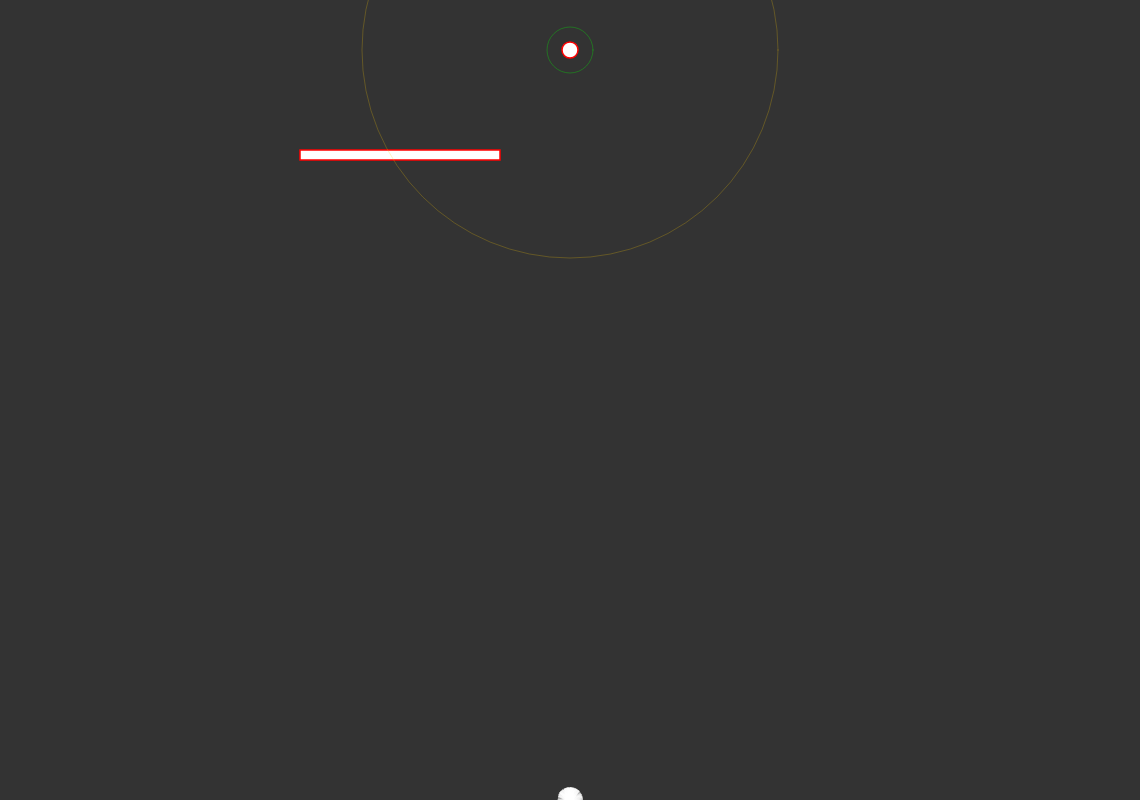
Frame 1 (no input)
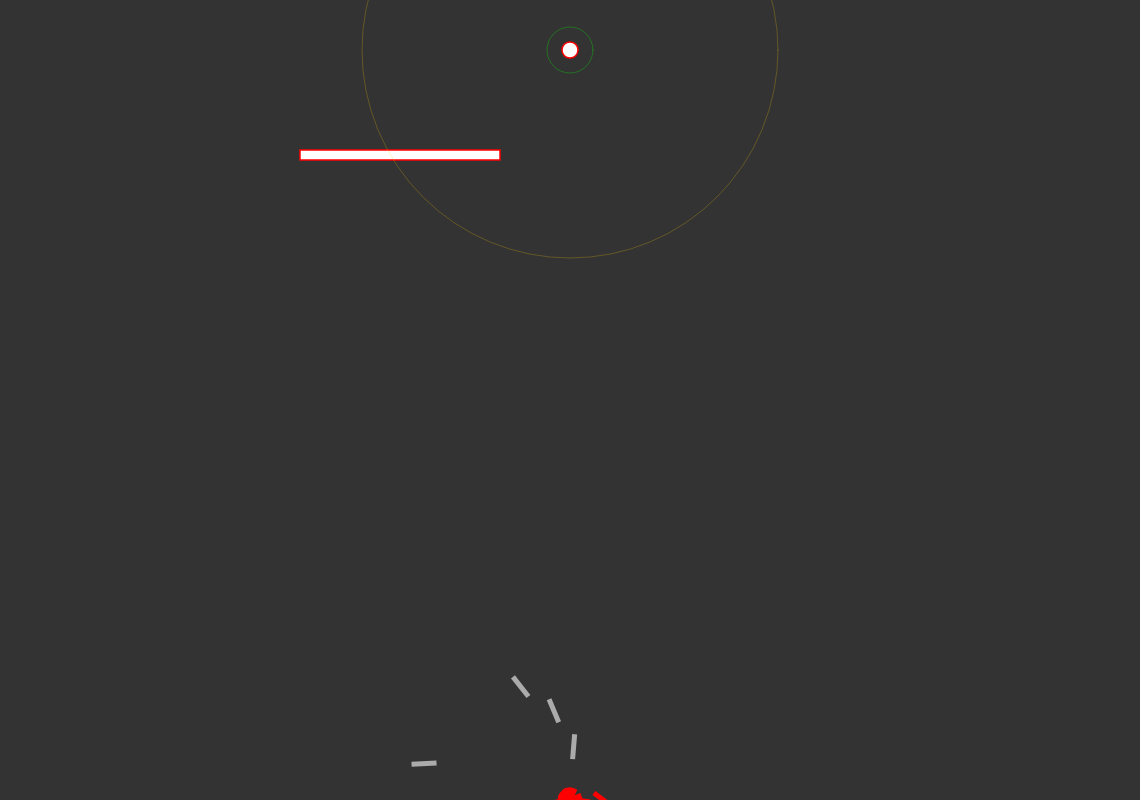
Frame 60 (no input)
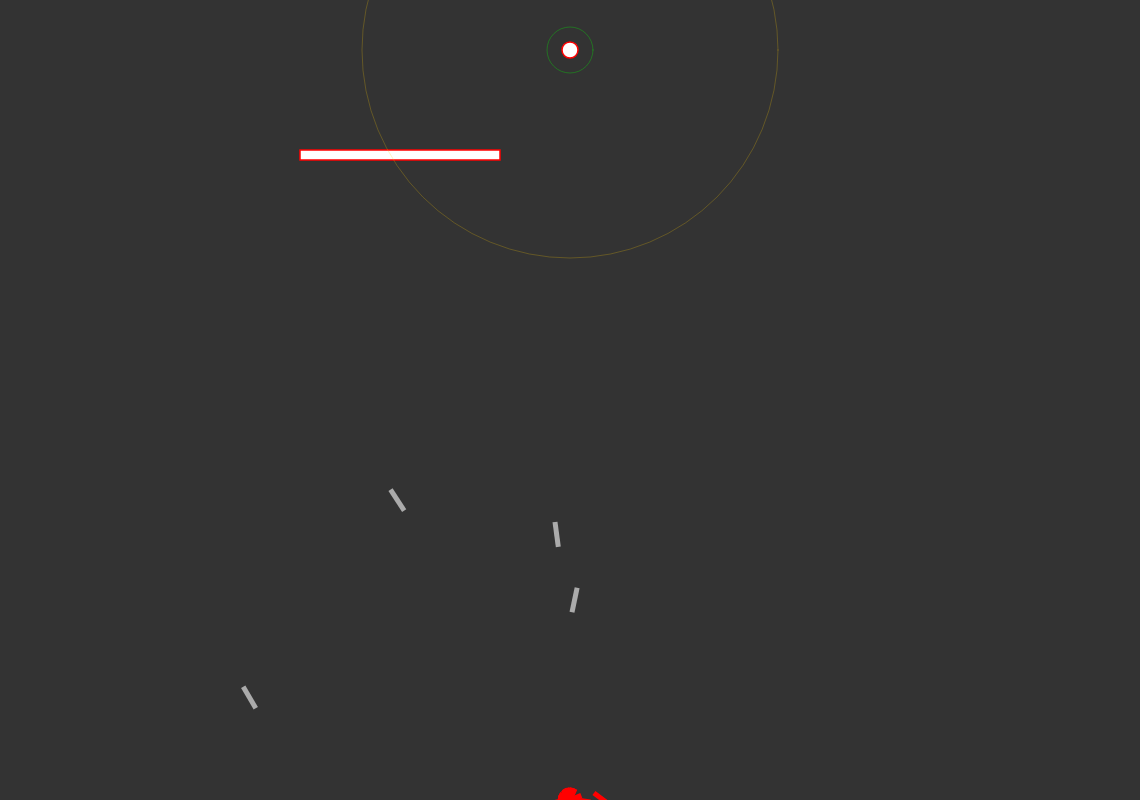
Frame 120 (the mouse pressed at the canvas centre since frame 60)

The p5.js sketch that drew these frames (run headless with seeded random() and noise() and a simulated clock; from frame 60 on, the mouse is pressed at the canvas centre):

// p5.js sketch
// ── sketch.js
// Daniel Shiffman
// http://codingtra.in
// http://patreon.com/codingtrain
// Code for: https://youtu.be/bGz7mv2vD6g
var generation;
var population;
// Each rocket is alive till 400 frames
var lifespan = 300;
// Made to display count on screen
var lifeP;
// Keeps track of frames
var count = 0;
// Where rockets are trying to go
var target;
// Max force applied to rocket
var maxforce = 0.3;


// Dimensions of barrier
var rx = 300;
var ry = 150;
var rw = 200;
var rh = 10;

function setup() {
  createCanvas(windowWidth*0.95,windowHeight*0.8);
  population = new Population();
  // lifeP = createP('');
  generation=1;
  target = createVector(width / 2, 50);

}

function draw() {
  background(51);
  population.run();
  // Displays count to window
  // lifeP.html(count);
  // console.log(count);
  count++;
  if (count == lifespan) {
  	generation++;
	console.log(generation);
    population.evaluate();
    population.selection();
    // Population = new Population();
    count = 0;
  }
  // Renders barrier for rockets
  fill(255);
  strokeWeight(1.5);
  stroke('red');
  rect(rx, ry, rw, rh);
  // Renders target
  ellipse(target.x, target.y, 16, 16);

  //range circles
  noFill();
  strokeWeight(1);
  stroke('rgba(0,255,0,0.3)');
  ellipse(target.x, target.y, 16+30, 16+30);
  stroke(255, 204, 0,60);
  ellipse(target.x, target.y, 16+400, 16+400);

}

// ── dna.js
// Daniel Shiffman
// http://codingtra.in
// http://patreon.com/codingtrain
// Code for: https://youtu.be/bGz7mv2vD6g

function DNA(genes) {
  // Recieves genes and create a dna object
  if (genes) {
    this.genes = genes;
  }
  // If no genes just create random dna
  else {
    this.genes = [];
    for (var i = 0; i < lifespan; i++) {
      // Gives random vectors
      this.genes[i] = p5.Vector.random2D();
      // Sets maximum force of vector to be applied to a rocket
      this.genes[i].setMag(maxforce);
    }
  }
  // Performs a crossover with another member of the species
  this.crossover = function(partner) {
    var newgenes = [];
    // Picks random midpoint
    var mid = floor(random(this.genes.length));
    for (var i = 0; i < this.genes.length; i++) {
      // If i is greater than mid the new gene should come from this partner
      if (i > mid) {
        newgenes[i] = this.genes[i];
      }
      // If i < mid new gene should come from other partners gene's
      else {
        newgenes[i] = partner.genes[i];
      }
    }
    // Gives DNA object an array
    return new DNA(newgenes);
  }

  // Adds random mutation to the genes to add variance.
  this.mutation = function() {
    for (var i = 0; i < this.genes.length; i++) {
      // if random number less than 0.01, new gene is then random vector
      if (random(1) < 0.01) {
        this.genes[i] = p5.Vector.random2D();
        this.genes[i].setMag(maxforce);
      }
    }
  }

}
// ── population.js
// Daniel Shiffman
// http://codingtra.in
// http://patreon.com/codingtrain
// Code for: https://youtu.be/bGz7mv2vD6g

function Population() {
  // Array of rockets
  this.rockets = [];
  // Amount of rockets
  this.popsize = 25;
  // Amount parent rocket partners
  this.matingpool = [];

  // Associates a rocket to an array index
  for (var i = 0; i < this.popsize; i++) {
    this.rockets[i] = new Rocket();
  }

  this.evaluate = function() {

    var maxfit = 0;
    // Iterate through all rockets and calcultes their fitness
    for (var i = 0; i < this.popsize; i++) {
      // Calculates fitness
      this.rockets[i].calcFitness();
      // If current fitness is greater than max, then make max equal to current
      if (this.rockets[i].fitness > maxfit) {
        maxfit = this.rockets[i].fitness;
      }
    }
    // Normalises fitnesses
    for (var i = 0; i < this.popsize; i++) {
      this.rockets[i].fitness /= maxfit;
    }

    this.matingpool = [];
    // Take rockets fitness make in to scale of 1 to 100
    // A rocket with high fitness will highly likely will be in the mating pool
    for (var i = 0; i < this.popsize; i++) {
      var n = this.rockets[i].fitness * 100;
      for (var j = 0; j < n; j++) {
        this.matingpool.push(this.rockets[i]);
      }
    }
  }
  // Selects appropriate genes for child
  this.selection = function() {
    var newRockets = [];
    for (var i = 0; i < this.rockets.length; i++) {
      // Picks random dna
      var parentA = random(this.matingpool).dna;
      var parentB = random(this.matingpool).dna;
      // Creates child by using crossover function
      var child = parentA.crossover(parentB);
      child.mutation();
      // Creates new rocket with child dna
      newRockets[i] = new Rocket(child);
    }
    // This instance of rockets are the new rockets
    this.rockets = newRockets;
  }

  // Calls for update and show functions
  this.run = function() {
    for (var i = 0; i < this.popsize; i++) {
      this.rockets[i].update();
      // Displays rockets to screen
      this.rockets[i].show();
    }
  }
}
// ── rocket.js
// Daniel Shiffman
// http://codingtra.in
// http://patreon.com/codingtrain
// Code for: https://youtu.be/bGz7mv2vD6g

// Constructor function
function Rocket(dna) {
  // Physics of rocket at current instance
  this.pos = createVector(width / 2, height);
  this.vel = createVector();
  this.acc = createVector();
  // Checkes rocket has reached target
  this.completed = false;
  // Checks if rocket had crashed
  this.crashed = false;
  // Gives a rocket dna
  if (dna) {
    this.dna = dna;
  } else {
    this.dna = new DNA();
  }
  this.fitness = 0;

  // Object can recieve force and add to acceleration
  this.applyForce = function(force) {
    this.acc.add(force);
  }
  // Calulates fitness of rocket
  this.calcFitness = function() {
    // Takes distance to target
    var d = dist(this.pos.x, this.pos.y, target.x, target.y);

    // Maps range of fitness
    this.fitness = map(d, 0, width, width, 0);
    // If rocket gets to target increase fitness of rocket
    if (this.completed) {
      this.fitness *= 10;
    }
    // If rocket does not get to target decrease fitness
    if (this.crashed) {
      this.fitness /= 10;
    }

  }
  // Updates state of rocket
  this.update = function() {
    // Checks distance from rocket to target
    var d = dist(this.pos.x, this.pos.y, target.x, target.y);
    // If distance less than 10 pixels, then it has reached target
    if (d < 10) {
      this.completed = true;
      this.pos = target.copy();
    }
    // Rocket hit the barrier
    if (this.pos.x > rx && this.pos.x < rx + rw && this.pos.y > ry && this.pos.y < ry + rh) {
      this.crashed = true;
    }
    // Rocket has hit left or right of window
    if (this.pos.x > width || this.pos.x < 0) {
      this.crashed = true;
    }
    // Rocket has hit top or bottom of window
    if (this.pos.y > height || this.pos.y < 0) {
      this.crashed = true;
    }


    //applies the random vectors defined in dna to consecutive frames of rocket
    this.applyForce(this.dna.genes[count]);
    // if rocket has not got to goal and not crashed then update physics engine
    if (!this.completed && !this.crashed) {
      this.vel.add(this.acc);
      this.pos.add(this.vel);
      this.acc.mult(0);
      this.vel.limit(4);
    }
  }
  // displays rocket to window
  this.show = function() {
    // push and pop allow's rotating and translation not to affect other objects
    push();
    //color customization of rockets
    noStroke();
    // fill(255, 150);
    this.colorize();
    //translate to the postion of rocket
    translate(this.pos.x, this.pos.y);
    //rotatates to the angle the rocket is pointing
    rotate(this.vel.heading());
    //creates a rectangle shape for rocket
    rectMode(CENTER);
    rect(0, 0, 25, 5);
    pop();
  }


  this.colorize = function(){
  	// Checks distance from rocket to target
    var d = dist(this.pos.x, this.pos.y, target.x, target.y);

  	if(!this.crashed){
  		if(d<=25)
	  		fill('rgb(0,255,0)');
	  	else if(d>25 && d<=200)
	  		fill(255, 204, 0)
	  	else
	  		fill(255,150);
	  }else{
	  	fill('red');
	  }

  }

}
